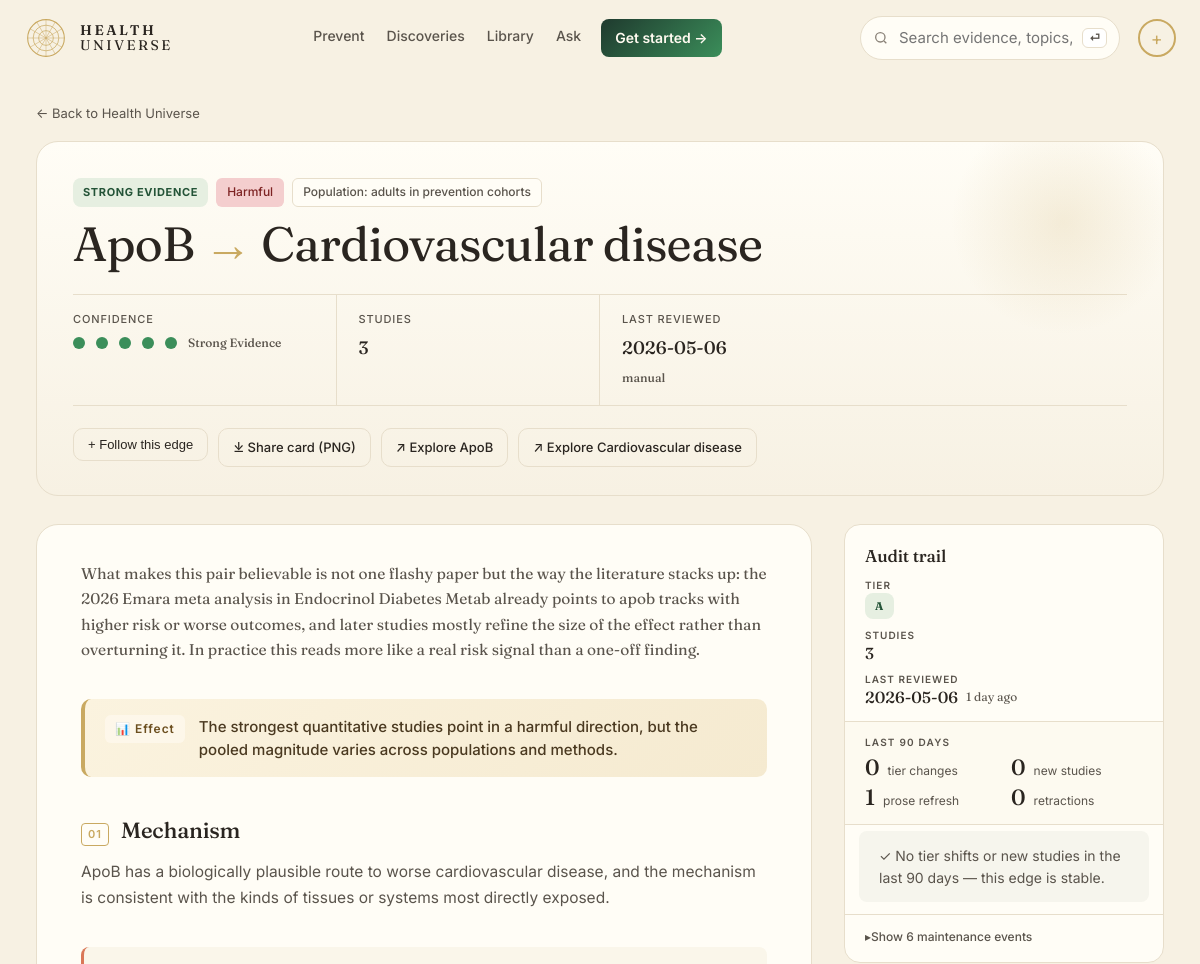
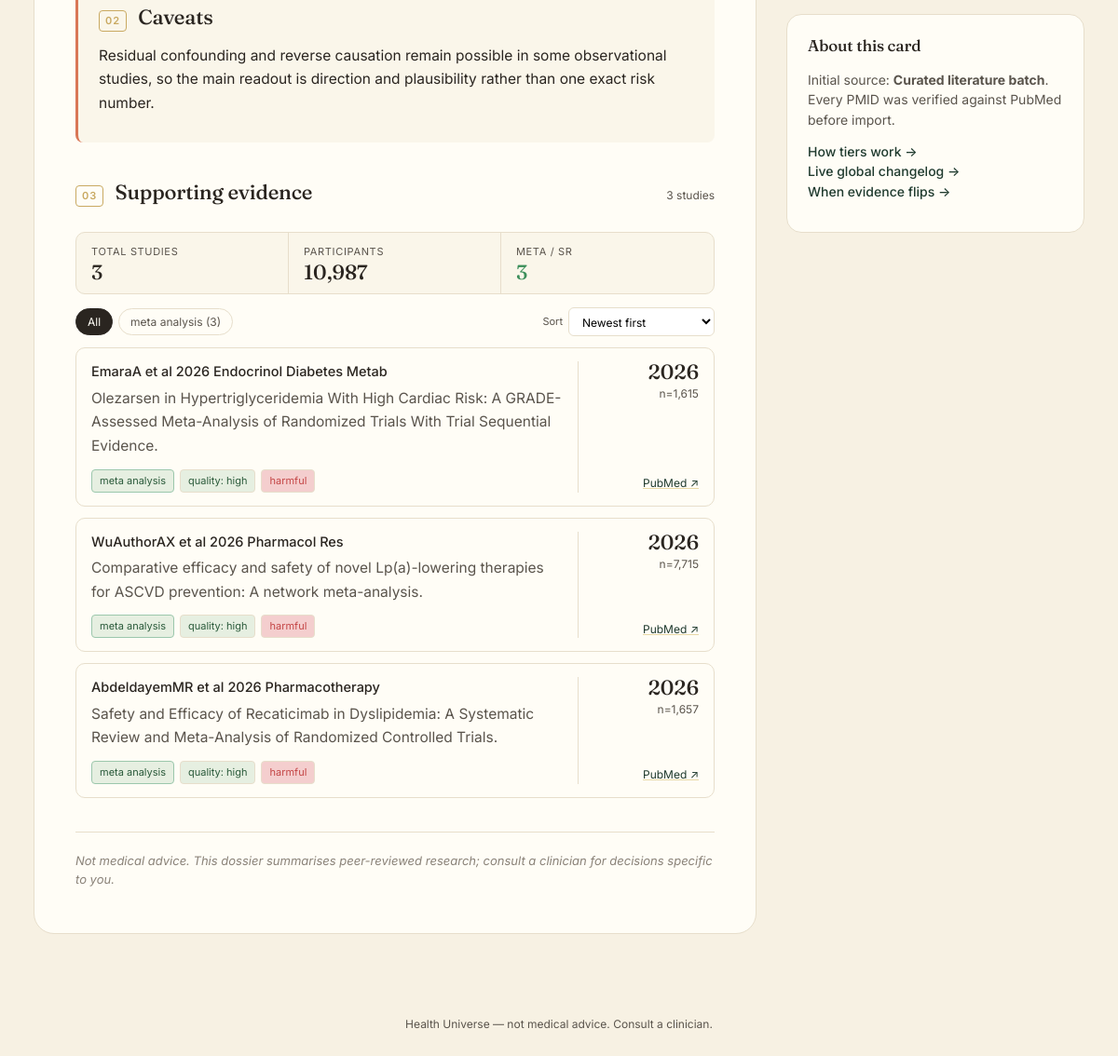
/edge/530, run on an earlier commit of the app's database (2 pictures, top to bottom).
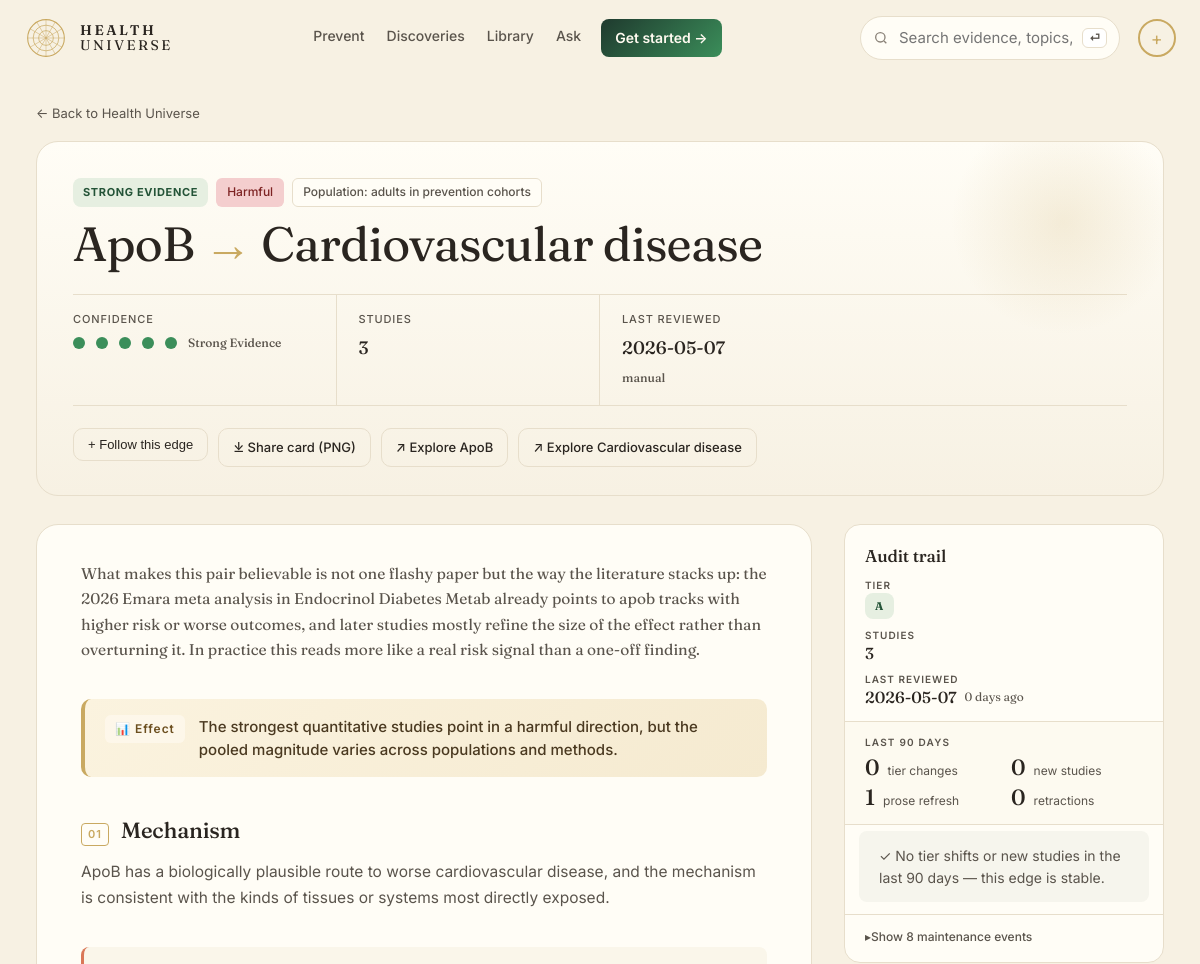
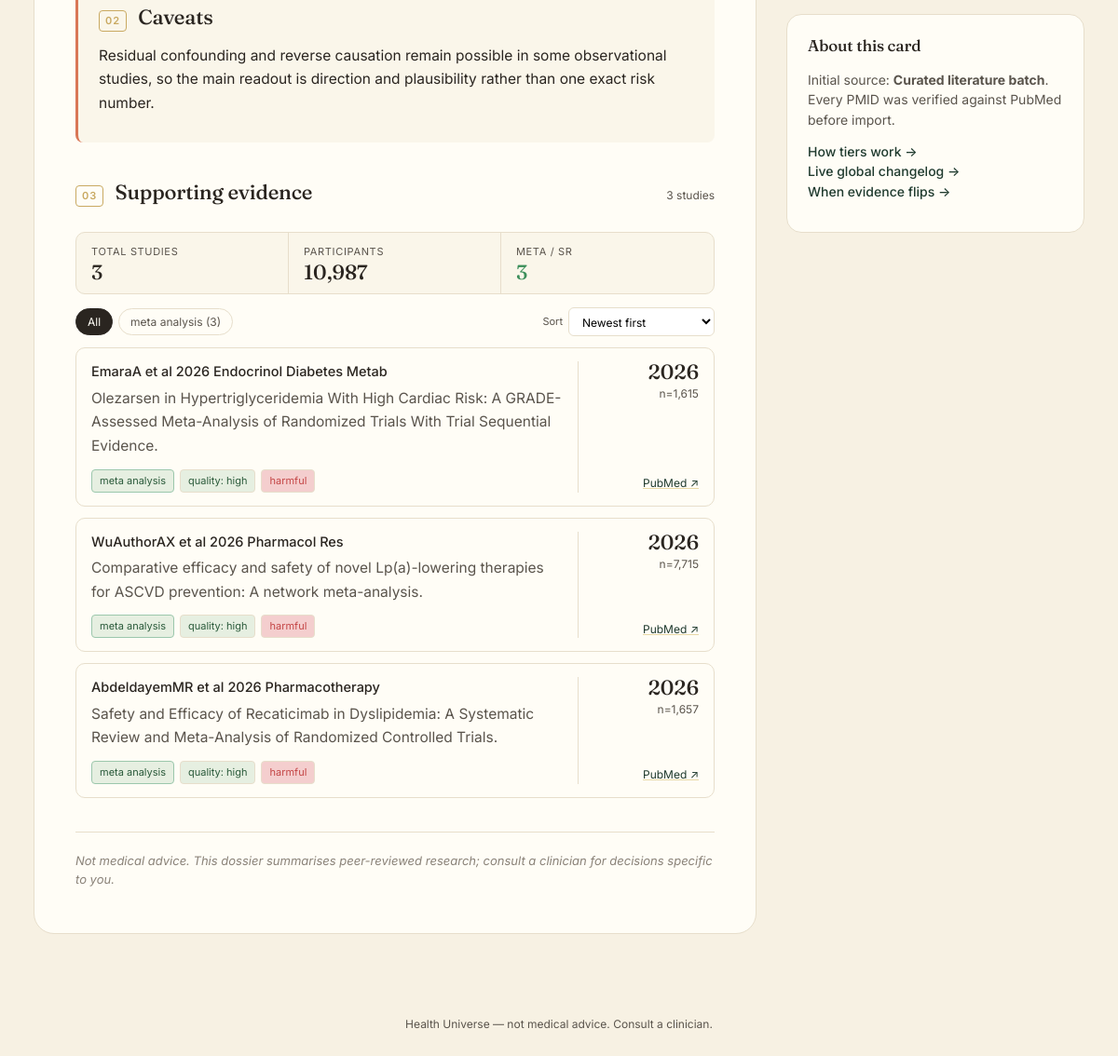
And on a later commit of the database (2 pictures, top to bottom).
### tables this page shows
CREATE TABLE edge (
    id              INTEGER PRIMARY KEY,
    factor_id       INTEGER NOT NULL REFERENCES entity(id),
    outcome_id      INTEGER NOT NULL REFERENCES entity(id),
    direction       TEXT NOT NULL CHECK (direction IN (
                      'protective','harmful','neutral','u_shaped','mixed')),
    tier            TEXT NOT NULL CHECK (tier IN ('A','B','C','D','X','deprecated')),
    effect_size     TEXT,         -- qualitative: trivial/small/moderate/large
    effect_quant    TEXT,         -- e.g. "RR 0.82 (0.74-0.91)"
    population      TEXT,         -- e.g. "adults>50; ApoE4 carriers"
    mechanism       TEXT,         -- 1-paragraph plain English
    summary         TEXT,         -- card body copy
    caveats         TEXT,
    seed_source     TEXT NOT NULL CHECK (seed_source IN ('claude_seed','gemma_daily','manual')),
    created_at      TEXT NOT NULL DEFAULT (datetime('now')),
    updated_at      TEXT NOT NULL DEFAULT (datetime('now')),
    last_reviewed   TEXT NOT NULL DEFAULT (datetime('now')), embedding BLOB, embedded_at TEXT,
    UNIQUE(factor_id, outcome_id, population)
);

CREATE TABLE evidence (
    id            INTEGER PRIMARY KEY,
    edge_id       INTEGER NOT NULL REFERENCES edge(id) ON DELETE CASCADE,
    citation      TEXT NOT NULL,
    url           TEXT,
    doi           TEXT,
    pmid          TEXT,
    year          INTEGER,
    study_type    TEXT CHECK (study_type IN (
                    'meta_analysis','systematic_review','rct','cohort',
                    'case_control','cross_sectional','mechanistic',
                    'animal','case_report','expert_opinion')),
    n_participants INTEGER,
    direction     TEXT,           -- direction this study supports
    quality       TEXT CHECK (quality IN ('high','moderate','low','very_low')),
    notes         TEXT,
    source_id     INTEGER REFERENCES source(id),
    created_at    TEXT NOT NULL DEFAULT (datetime('now'))
, is_counter INTEGER NOT NULL DEFAULT 0);

### web/app.py (the view)
@app.get("/edge/{edge_id}", response_class=HTMLResponse)
def edge_detail(request: Request, edge_id: int):
    profile = decode(request.cookies.get(COOKIE))
    with connect() as conn:
        e = conn.execute("""
            SELECT e.*, f.slug AS f_slug, f.name AS f_name, f.kind AS f_kind,
                   o.slug AS o_slug, o.name AS o_name, o.kind AS o_kind
            FROM edge e
            JOIN entity f ON f.id = e.factor_id
            JOIN entity o ON o.id = e.outcome_id
            WHERE e.id = ?""", (edge_id,)).fetchone()
        if not e:
            return HTMLResponse("Not found", status_code=404)
        try:
            evidence = conn.execute("""
                SELECT ev.*, COALESCE(s.is_retracted, 0) AS is_retracted,
                       s.retraction_note
                FROM evidence ev
                LEFT JOIN evidence_status s ON s.pmid = ev.pmid
                WHERE ev.edge_id=? AND COALESCE(ev.is_counter,0)=0
                ORDER BY ev.year DESC""", (edge_id,)).fetchall()
            counter = conn.execute("""
                SELECT ev.*, COALESCE(s.is_retracted, 0) AS is_retracted,
                       s.retraction_note
                FROM evidence ev
                LEFT JOIN evidence_status s ON s.pmid = ev.pmid
                WHERE ev.edge_id=? AND COALESCE(ev.is_counter,0)=1
                ORDER BY ev.year DESC""", (edge_id,)).fetchall()
        except Exception:
            evidence = conn.execute(
                "SELECT *, 0 AS is_retracted, NULL AS retraction_note "
                "FROM evidence WHERE edge_id=? AND COALESCE(is_counter,0)=0 "
                "ORDER BY year DESC", (edge_id,)).fetchall()
            counter = conn.execute(
                "SELECT *, 0 AS is_retracted, NULL AS retraction_note "
                "FROM evidence WHERE edge_id=? AND COALESCE(is_counter,0)=1 "
                "ORDER BY year DESC", (edge_id,)).fetchall()
        history = conn.execute(
            "SELECT * FROM edge_history WHERE edge_id = ? ORDER BY changed_at DESC",
            (edge_id,)).fetchall()
    ev_rows = [dict(r) for r in evidence]
    co_rows = [dict(r) for r in counter]
    retracted_count = sum(1 for r in ev_rows + co_rows if r.get("is_retracted"))
    raw_history = [dict(r) for r in history]
    classified = [_classify_event(r) for r in raw_history]
    audit_summary = _audit_summary(raw_history, ev_rows, dict(e).get("last_reviewed"))
    return render(request, "edge.html", {
        "e": dict(e),
        "evidence": ev_rows,
        "counter": co_rows,
        "history": raw_history,
        "audit_events": classified,
        "audit_headlines": [c for c in classified if c["is_meaningful"]],
        "audit_maintenance": [c for c in classified if not c["is_meaningful"]],
        "audit_summary": audit_summary,
        "retracted_evidence_count": retracted_count,
        "profile": profile,
    })

### web/templates/edge.html (shortened to what the changed rows need)
{% extends "base.html" %}
{% block content %}
<section class="dossier">
  <header class="dossier-hero">
    <div class="dossier-eyebrow">
      <span class="pill tier-{{ e.tier }}">{{ TIER_LABEL[e.tier] | upper }}</span>
      <span class="badge dir-{{ e.direction }}">{{ DIRECTION_LABEL[e.direction] }}</span>
      {% if e.population %}<span class="badge ghost">Population: {{ e.population }}</span>{% endif %}
    </div>
    <h1 class="dossier-title">
      {{ e.f_name }} <span class="dossier-arrow" aria-hidden="true">→</span> {{ e.o_name }}
    </h1>
    <dl class="dossier-stats">
      <div>
        <dd class="dossier-conf">
          {% for i in range(5) %}<span class="dotmark big {% if i < TIER_DOTS[e.tier] %}on{% endif %}"></span>{% endfor %}
          <span class="muted small">{{ TIER_LABEL[e.tier] }}</span>
        </dd>
      </div>
      <div>
        <dt>Last reviewed</dt>
        <dd>{{ e.last_reviewed[:10] }}<br/><span class="muted small">{{ e.seed_source }}</span></dd>
      </div>
    </dl>
  </header>
  <div class="dossier-grid">
    <article class="dossier-body">
      <section class="dossier-section dossier-lede">
        <p>{{ e.summary }}</p>
      </section>
      {% if e.effect_quant %}
      <section class="dossier-section dossier-effect">
        <span class="dossier-effect-label" aria-hidden="true">📊 Effect</span>
        <p>{{ e.effect_quant }}</p>
      </section>
      {% endif %}
      {% if e.mechanism %}
      <section class="dossier-section">
        <h2 class="dossier-h2"><span class="dossier-num">01</span> Mechanism</h2>
        <p>{{ e.mechanism }}</p>
      </section>
      {% endif %}
      {% if e.caveats %}
      <section class="dossier-section dossier-caveats">
        <h2 class="dossier-h2"><span class="dossier-num">02</span> Caveats</h2>
        <p>{{ e.caveats }}</p>
      </section>
      {% endif %}
      <section class="dossier-section" id="evidence-section">
        <div class="dossier-section-head">
          <h2 class="dossier-h2"><span class="dossier-num">03</span> Supporting evidence</h2>
        </div>
        {% if evidence %}
          {% set st_counts = {} %}
          {% set total_n_ns = namespace(v=0) %}
          {% for ev in evidence %}
            {% set _ = st_counts.update({ev.study_type or 'other': st_counts.get(ev.study_type or 'other', 0) + 1}) %}
            {% if ev.n_participants %}{% set total_n_ns.v = total_n_ns.v + ev.n_participants %}{% endif %}
          {% endfor %}
          {% set total_n = total_n_ns.v %}
        <div class="evidence-controls" role="toolbar" aria-label="Filter evidence">
          <button class="ev-filter active" data-ev-filter="all">All</button>
          {% for st, n in st_counts.items() %}
            {% if n %}<button class="ev-filter" data-ev-filter="{{ st }}">{{ st.replace("_", " ") }} ({{ n }})</button>{% endif %}
          {% endfor %}
          <label class="ev-sort-label">Sort
            <select id="evSort">
            </select>
          </label>
        </div>
        <div class="evidence-list" id="evidence-list">
          {% for ev in evidence %}
          <article class="evidence-row {% if ev.is_retracted %}is-retracted{% endif %}"
                   data-study-type="{{ ev.study_type or 'other' }}"
                   data-year="{{ ev.year or 0 }}"
                   data-quality="{% if ev.quality == 'high' %}4{% elif ev.quality == 'moderate' %}3{% elif ev.quality == 'low' %}2{% elif ev.quality == 'very_low' %}1{% else %}0{% endif %}"
                   data-n="{{ ev.n_participants or 0 }}">
            <div class="evidence-row-main">
              <div class="evidence-citation">
                <span>{{ ev.citation }}</span>
              </div>
              {% if ev.notes %}<p class="evidence-notes">{{ ev.notes }}</p>{% endif %}
              <div class="evidence-meta">
                {% if ev.study_type %}<span class="ev-tag tag-{{ ev.study_type }}">{{ ev.study_type.replace("_", " ") }}</span>{% endif %}
                {% if ev.quality %}<span class="ev-tag qual-{{ ev.quality }}">quality: {{ ev.quality.replace("_", " ") }}</span>{% endif %}
                {% if ev.direction %}<span class="ev-tag dir-{{ ev.direction }}">{{ ev.direction.replace("_", " ") }}</span>{% endif %}
              </div>
            </div>
            <div class="evidence-row-side">
              <div class="evidence-year">{{ ev.year or "—" }}</div>
              {% if ev.n_participants %}<div class="evidence-n">n={{ "{:,}".format(ev.n_participants) }}</div>{% endif %}
              {% if ev.pmid %}<a class="evidence-link" href="https://pubmed.ncbi.nlm.nih.gov/{{ ev.pmid }}/" target="_blank" rel="noopener">PubMed ↗</a>
              {% elif ev.doi %}<a class="evidence-link" href="https://doi.org/{{ ev.doi }}" target="_blank" rel="noopener">DOI ↗</a>{% endif %}
            </div>
          </article>
          {% endfor %}
        </div>
        {% else %}
        <p class="muted">No supporting evidence rows on file.</p>
        {% endif %}
      </section>
    </article>
    <aside class="dossier-side">
      <div class="dossier-side-card audit-card">
        <ul class="audit-status">
          <li>
            <b><span class="pill tier-{{ e.tier }}">{{ e.tier }}</span>
            </b>
          </li>
          <li>
            <span class="audit-status-label">Last reviewed</span>
            <b>{{ e.last_reviewed[:10] if e.last_reviewed else "—" }}
              {% if audit_summary.days_since_review is not none %}
              <small class="muted">{{ audit_summary.days_since_review }} day{{ "s" if audit_summary.days_since_review != 1 else "" }} ago</small>
              {% endif %}
            </b>
          </li>
        </ul>
        {% if audit_maintenance %}
        <details class="audit-maint">
          <summary>Show {{ audit_maintenance|length }} maintenance event{{ "s" if audit_maintenance|length != 1 else "" }}</summary>
        </details>
        {% endif %}
      </div>
    </aside>
  </div>
</section>
{% endblock %}

What changed in the data, as far as the page shows it:
changed edge "Harmful": last_reviewed "2026-05-06" → "2026-05-07"
Also different on the page:
{{ audit_summary.days_since_review }}: "1" → "0"
{{ "s" if audit_summary.days_since_review != 1 else "" }}: (not shown) → "s"
{{ audit_maintenance|length }}: "6" → "8"
